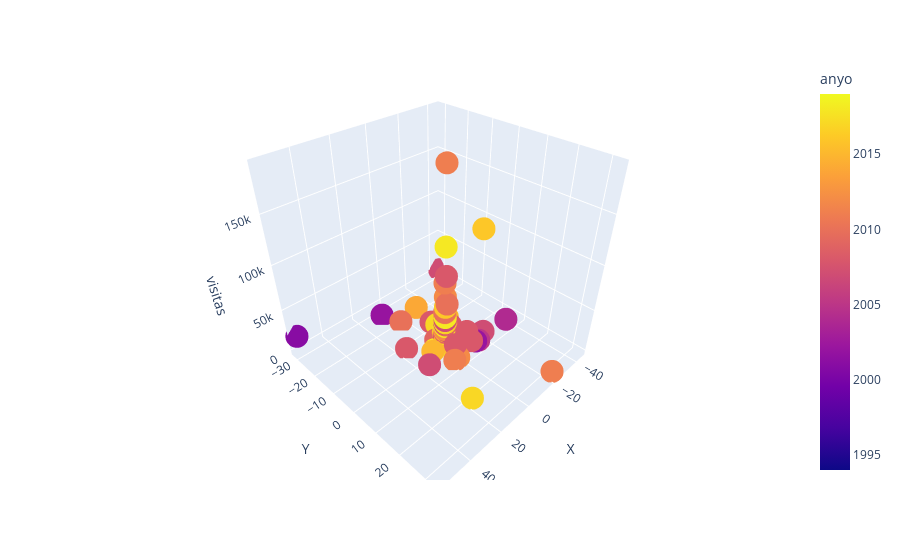

The notebook cell saved with this chart:
### Code cell
import plotly.express as px

fig = px.scatter_3d(two_dimensional_songs,x='X', y='Y', z='visitas',
              color='anyo')
fig.show()
#Grafico6

### Figure 1 — Plotly figure (JSON) as saved in the notebook; plotly's stock layout.template omitted (floating-point values rounded to 4 significant figures; data arrays with more than 128 entries replaced by an {"elided": "..."} marker saying what was removed)
{"data": [{"hovertemplate": "X=%{x}<br>Y=%{y}<br>visitas=%{z}<br>anyo=%{marker.color}<extra></extra>", "legendgroup": "", "marker": {"color": {"elided": "896 int values"}, "coloraxis": "coloraxis", "symbol": "circle"}, "mode": "markers", "name": "", "scene": "scene", "showlegend": false, "type": "scatter3d", "x": {"elided": "896 float values"}, "y": {"elided": "896 float values"}, "z": {"elided": "896 int values"}}], "layout": {"coloraxis": {"colorbar": {"title": {"text": "anyo"}}, "colorscale": [[0, "#0d0887"], [0.1111, "#46039f"], [0.2222, "#7201a8"], [0.3333, "#9c179e"], [0.4444, "#bd3786"], [0.5556, "#d8576b"], [0.6667, "#ed7953"], [0.7778, "#fb9f3a"], [0.8889, "#fdca26"], [1, "#f0f921"]]}, "legend": {"tracegroupgap": 0}, "margin": {"t": 60}, "scene": {"domain": {"x": [0, 1], "y": [0, 1]}, "xaxis": {"title": {"text": "X"}}, "yaxis": {"title": {"text": "Y"}}, "zaxis": {"title": {"text": "visitas"}}}}}
